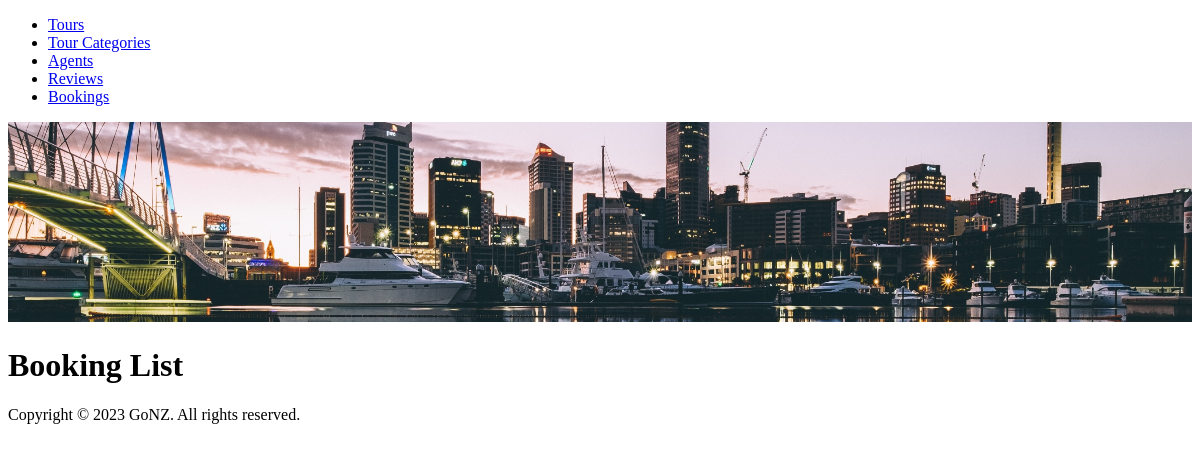
/tours/booking/, run on an earlier commit of the app's database.
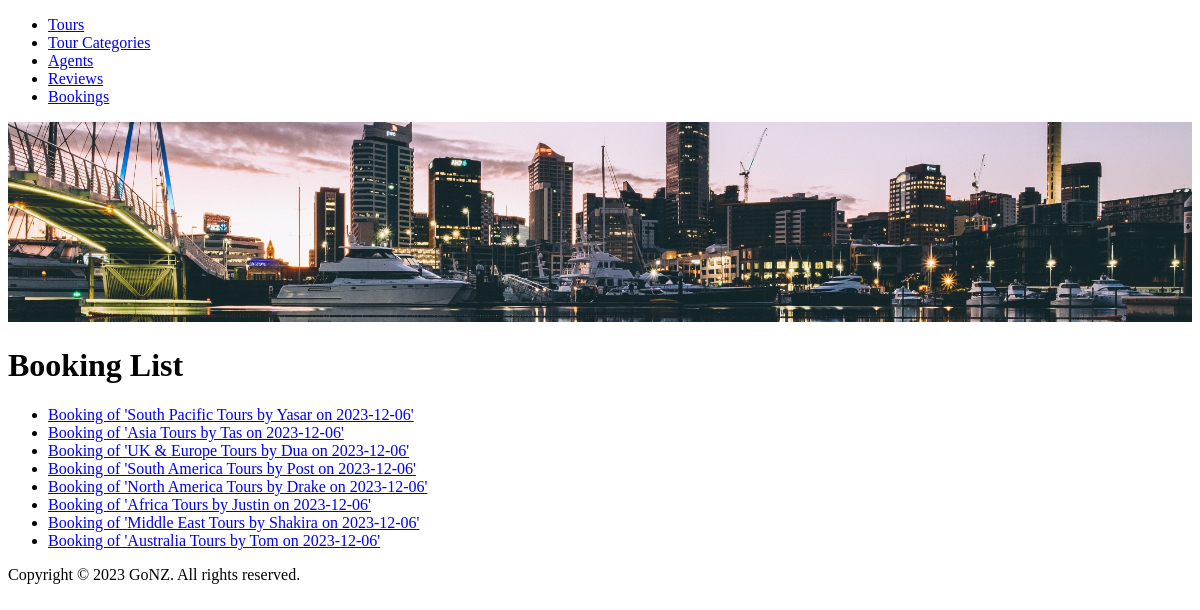
And on a later commit of the database.
### tour/models.py (models this page shows, shortened)
class BookingTour(models.Model):
    customer = models.ForeignKey(Customer, on_delete=models.CASCADE)
    tour = models.ForeignKey(Tours, on_delete=models.CASCADE)
    booking_date = models.DateField()
    def __str__(self):
        return f"Booking of '{self.tour.title} by {self.customer.name} on {self.booking_date}'"

class Tours(models.Model):
    title = models.TextField(max_length=250)
    description = models.TextField(max_length=500, default='')
    agent = models.ForeignKey(
        Agents, on_delete=models.PROTECT, related_name='agents')

class Customer(models.Model):
    name = models.CharField(max_length=100)
    user = models.OneToOneField(
        User, on_delete=models.CASCADE, related_name='customer')

### tour/views.py (the view)
# urls.py: path('tours/booking/', BookingTourListView.as_view(), name="booking_tour"),
class BookingTourListView(ListView):
    model = BookingTour
    template_name = 'tours/booking_tour.html'
    context_object_name = 'bookings'

### tour/templates/tours/booking_tour.html (shortened to what this page needs)
{% extends 'base.html' %}
{% block content %}
<h1>Booking List</h1>
    <ul>
        {% for booking in bookings %}
        <li><a href="{% url 'booking_detail' pk=booking.pk %}">{{ booking }}</a></li>
        {% endfor %}
    </ul>
{% endblock %}

What changed in the data, as far as the page shows it:
added BookingTour: tour+customer+booking_date "Booking of 'South Pacific Tours by Yasar on 2023-12-06'"
added BookingTour: tour+customer+booking_date "Booking of 'Asia Tours by Tas on 2023-12-06'"
added BookingTour: tour+customer+booking_date "Booking of 'UK & Europe Tours by Dua on 2023-12-06'"
added BookingTour: tour+customer+booking_date "Booking of 'South America Tours by Post on 2023-12-06'"
added BookingTour: tour+customer+booking_date "Booking of 'North America Tours by Drake on 2023-12-06'"
added BookingTour: tour+customer+booking_date "Booking of 'Africa Tours by Justin on 2023-12-06'"
added BookingTour: tour+customer+booking_date "Booking of 'Middle East Tours by Shakira on 2023-12-06'"
added BookingTour: tour+customer+booking_date "Booking of 'Australia Tours by Tom on 2023-12-06'"
